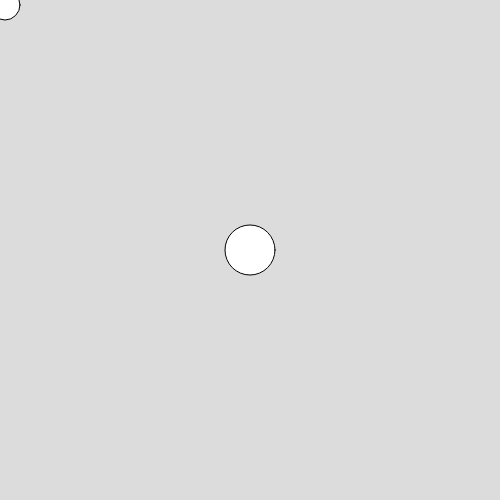
Frame 1 (no input)
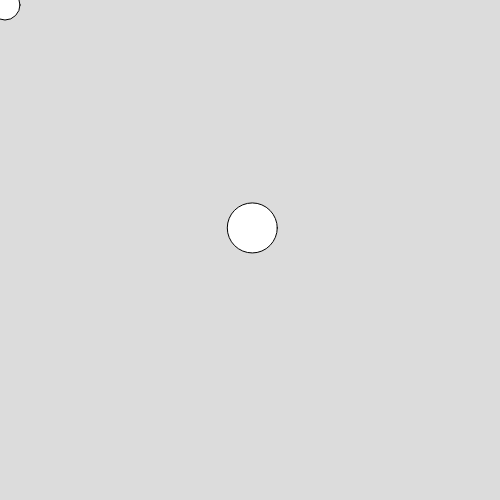
Frame 60 (no input)
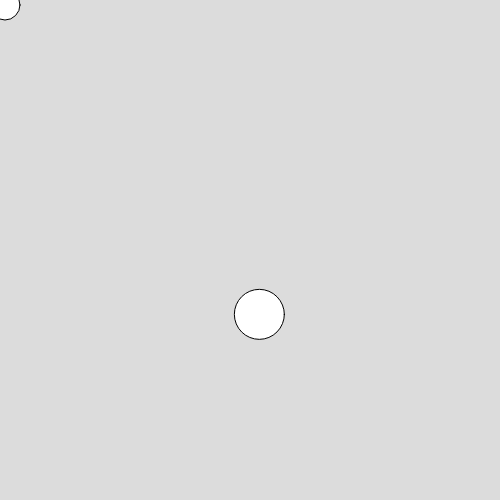
Frame 120 (the mouse pressed at the canvas centre since frame 60)

The p5.js sketch that drew these frames (run headless with seeded random() and noise() and a simulated clock; from frame 60 on, the mouse is pressed at the canvas centre):

// p5.js sketch
// ── sketch.js
let x = 5;
let y = 5;
let katx = 250;
let katy = 250;
let katxspeed = 8;
let katyspeed = 8;
let speed = 10;
function setup() {
    createCanvas(500, 500);
}
function draw() {
 background(220);
 ellipse(x, y, 30, 30);
    if (x > width) {
        x = 0;
      }
    
      if (x < 0) {
        x = width;
      }
    
      if (y > height) {
        y = 0;
      }
    
      if (y < 0) {
        y = height;
      }
    
    if (keyIsPressed == true){
      if (keyCode === 40) {
        y += speed;
        x += 0;
      }
      if (keyCode === 38) {
        y += -speed;
        x += 0;
      }
      if (keyCode === 37) {
        y += 0;
        x += -speed;
      }
      if (keyCode === 39) {
        y += 0;
        x += speed;
      }
    } 
  ellipse(katx, katy, 50, 50);
  katx += katxspeed;
  katy += katyspeed;

    if (katx + 50 / 2 >= width) {
      katxspeed *= random(-0.9,-1.1);
    }
    if (katx - 50 / 2 <= 0) {
      katxspeed *= random(-0.9,-1.1);
    }
    if (katy + 50 / 2 >= height) {
      katyspeed *= random(-0.9,-1.1);
    }
    if (katy - 50 / 2 < 0) {
      katyspeed *= random(-0.9,-1.1);
    } 
    distand = sqrt((x - katx) * (x - katx) + (y - katy) * (y - katy));
    if (distand < 40){
    katxspeed = 0;
    katyspeed = 0;
    speed = 0;
    fill(255,0,0)
    }
}

       
    
